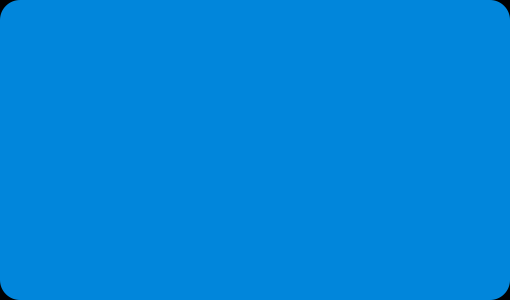

This game map was drawn from its Tiled (.tmx) file and the tilesets committed beside it. A one-line description and the trimmed map source follow:
An orthogonal 10x6 tile map with 51x50 px tiles, 2 tile layers (块层 1, 块层 2).

<map version="1.0" orientation="orthogonal" renderorder="right-down" width="10" height="6" tilewidth="51" tileheight="50">
 <tileset firstgid="1" name="label" tilewidth="51" tileheight="50">
  <image source="label.png" width="255" height="50" />
 </tileset>
 <layer name="块层 1" width="10" height="6">
  <data>[60 cells, 50 non-empty, 5 distinct tile ids]</data>
 </layer>
 <layer name="块层 2" width="10" height="6">
  <data>[60 cells, 12 non-empty, 3 distinct tile ids]</data>
 </layer>
</map>
